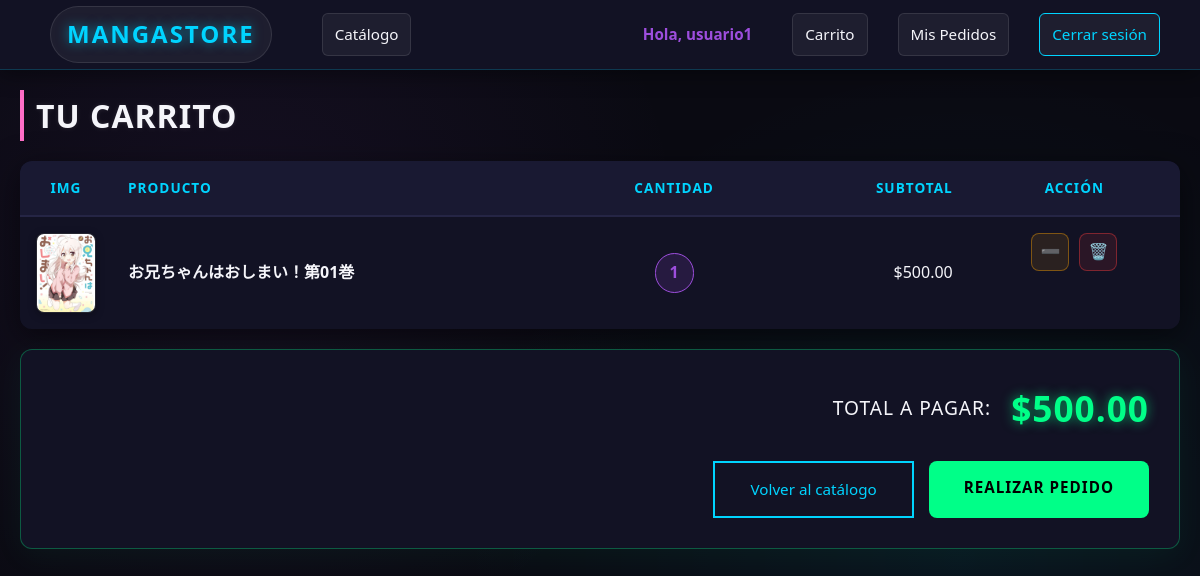
Page /carrito/ (signed in) on the committed database.
### tienda/models.py (models this page shows, shortened)
class ItemCarrito(models.Model):
    carrito = models.ForeignKey(Carrito, on_delete=models.CASCADE, related_name='items')
    producto = models.ForeignKey(Producto, on_delete=models.CASCADE)
    cantidad = models.PositiveIntegerField(default=1)
    def subtotal(self):
        return self.producto.precio * self.cantidad

class Producto(models.Model):
    nombre = models.CharField(max_length=200)
    descripcion = models.TextField(blank=True)
    precio = models.DecimalField(max_digits=15, decimal_places=2)
    stock = models.PositiveIntegerField(default=0)
    imagen = models.ImageField(upload_to='productos/', blank=True, null=True)
    categoria = models.ForeignKey(Categoria, on_delete=models.SET_NULL, null=True, related_name='productos')

### tienda/views.py (the view)
# urls.py: path('carrito/', views.ver_carrito, name='ver_carrito'),
@login_required
@never_cache
def ver_carrito(request):
    carrito, creado = Carrito.objects.get_or_create(usuario=request.user)
    items = carrito.items.all()
    total = sum(item.subtotal() for item in items)
    return render(request, 'tienda/carrito.html', {'items': items, 'total': total})

### tienda/templates/tienda/carrito.html
{% extends 'tienda/base.html' %}
{% block content %}
<h1>Tu Carrito</h1>
{% if items %}
    <div class="table-container">
        <table>
            <thead>
                <tr>
                    <th style="width: 70px;" class="text-center">Img</th>
                    <th>Producto</th>
                    <th class="text-center">Cantidad</th>
                    <th class="text-right">Subtotal</th>
                    <th class="text-center">Acción</th>
                </tr>
            </thead>
            <tbody>
                {% for item in items %}
                <tr>
                    <td class="text-center">
                        <div class="cart-img-container">
                            {% if item.producto.imagen %}
                                <img src="{{ item.producto.imagen.url }}" alt="{{ item.producto.nombre }}">
                            {% else %}
                                <div class="no-img-cart"><span>Sin Img</span></div>
                            {% endif %}
                        </div>
                    </td>
                    <td><strong>{{ item.producto.nombre }}</strong></td>
                    <td class="text-center">
                        <span class="cantidad-badge">{{ item.cantidad }}</span>
                    </td>
                    <td class="text-right precio">${{ item.subtotal }}</td>
                    <td class="actions-cell">
                        <a href="{% url 'tienda:quitar_uno_del_carrito' item.id %}" class="btn-icon btn-warning" title="Quitar uno">➖</a>
                        <a href="{% url 'tienda:retirar_del_carrito' item.id %}" class="btn-icon btn-danger" title="Retirar todo">🗑️</a>
                    </td>
                </tr>
                {% endfor %}
            </tbody>
        </table>
    </div>
    <div class="cart-summary">
        <div class="total-box">
            <span>Total a Pagar:</span>
            <span class="total-amount">${{ total }}</span>
        </div>
        <div class="cart-actions">
            <a href="{% url 'tienda:catalogo' %}" class="btn-cyan">Volver al catálogo</a>
            <a href="{% url 'tienda:crear_pedido' %}" class="btn btn-checkout">Realizar Pedido</a>
        </div>
    </div>
{% else %}
    <div class="empty-cart">
        <p>Tu carrito está vacío.</p>
        <a href="{% url 'tienda:catalogo' %}" class="btn">Explorar Catálogo</a>
    </div>
{% endif %}
{% endblock %}

### tienda/templates/tienda/base.html (shortened to what this page needs)
<!DOCTYPE html>
<html lang="es">
<head>
    {% load static %}
    <link rel="stylesheet" href="{% static 'tienda/css/base.css' %}">
</head>
<body>
    <nav class="navbar">
        <div class="nav-left">
            <a href="{% url 'tienda:catalogo' %}" class="nav-logo">MangaStore</a>
            <a href="{% url 'tienda:catalogo' %}" class="nav-item">Catálogo</a>
        </div>
        <div class="nav-right">
            {% if user.is_authenticated %}
                <span class="nav-greeting">Hola, {{ user.username }}</span>
                {% if user.is_staff %}
                    <a href="{% url 'tienda:admin_listar_pedidos' %}" class="nav-item">Pedidos (Admin)</a>
                    <a href="{% url 'tienda:admin_listar_productos' %}" class="nav-item">Productos (Admin)</a>
                    <a href="{% url 'tienda:admin_listar_categorias' %}" class="nav-item">Categorías (Admin)</a>
                    <a href="{% url 'tienda:ver_carrito' %}" class="nav-item">Carrito</a>
                    <a href="{% url 'tienda:mis_pedidos' %}" class="nav-item">Mis Pedidos</a>
                {% else %}
                    <a href="{% url 'tienda:ver_carrito' %}" class="nav-item">Carrito</a>
                    <a href="{% url 'tienda:mis_pedidos' %}" class="nav-item">Mis Pedidos</a>
                {% endif %}
                <a href="{% url 'tienda:logout' %}" class="nav-item btn-nav-outline">Cerrar sesión</a>
            {% else %}
                <a href="{% url 'tienda:login' %}" class="nav-item">Iniciar Sesión</a>
                <a href="{% url 'tienda:registro' %}" class="nav-item btn-nav-solid">Registrarse</a>
            {% endif %}
        </div>
    </nav>
    <main>
        {% block content %}{% endblock %}
    </main>
</body>
</html>

### rows in the picture
ItemCarrito: producto.imagen (picture), producto.nombre "お兄ちゃんはおしまい！第01巻", cantidad "1", subtotal "500.00"

### other values in the picture
{{ user.username }} "usuario1"
{{ total }} "500.00"
